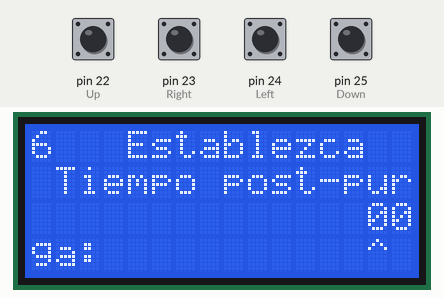
The sketch below on a simulated Arduino Mega 2560, built with avr-gcc and run on an emulated ATmega2560. On the bench: 16×4 character LCD. The test bench sets the inputs (shaded band); at power-on: pin 22 (Up), pin 23 (Right), pin 24 (Left), pin 25 (Down) LOW.

Above: at 1.2 s.
1.3 s: pin 22 (Up) pulled HIGH for 1 s
At 2.7 s:
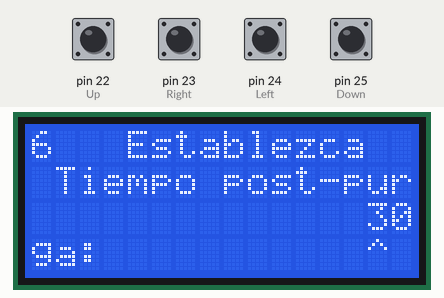
3.8 s: pin 23 (Right) pulled HIGH for 1 s
At 6.0 s:
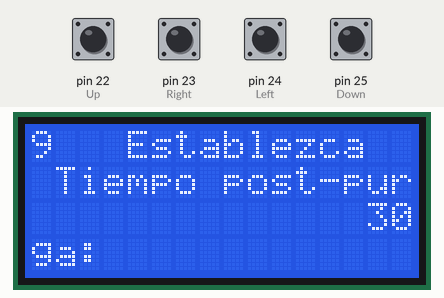
6.3 s: pin 23 (Right) pulled HIGH for 0.15 s
At 7.3 s:
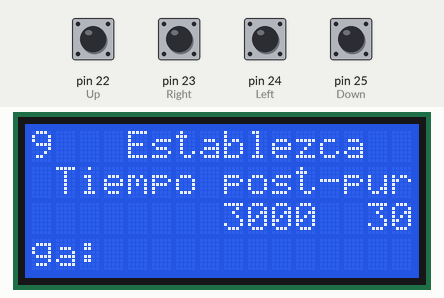
8.2 s: pin 23 (Right) pulled HIGH for 1 s
10.7 s: pin 24 (Left) pulled HIGH for 0.15 s
12.5 s: pin 24 (Left) pulled HIGH for 1 s
At 14.6 s:
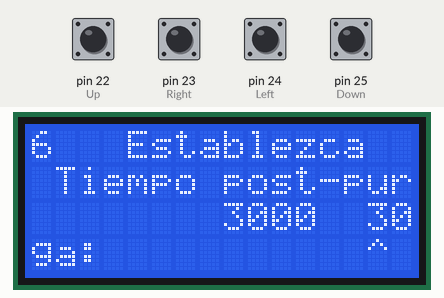
Timing chart, 0 to 16.0 s (numbered marks = the images above; inputs shaded):
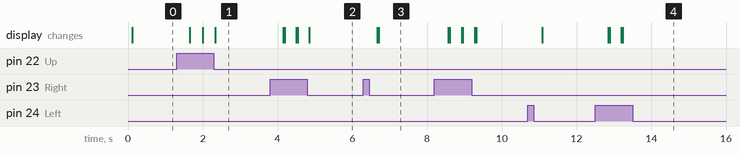

Measured:
- after the input at 1.3 s, the display: first changes after 0.35 s (image 1 shows a later state)
- after the input at 3.8 s, the display: first changes after 0.35 s (image 2 shows a later state)
- after the input at 6.3 s, the display: first changes after 0.36 s (image 3 shows a later state)
- after the input at 12.5 s, the display: first changes after 0.36 s (image 4 shows a later state)

The sketch:

TiempoPostPurga.ino
```cpp
#include  <Wire.h>//libreria necesaria para el funcionamiento del modulo
#include  <LiquidCrystal_I2C.h>//libreria para el modulo IC2 de La pantalla LCD
int Down = 25, Right = 23, Left = 24, Up = 22;//Pines entrada para lectura de pulsadores
int arTPP, abTPP, drTPP, izTPP;//Variables para la lectura de las Flehas panel frontal
int cXTpp;// contadores para el desplazamiento del cursor tiempo post-purga
int cTpp1, cTpp2, cTpp3, cTpp4;// contadores para almacenar los valores del tiempo de post-purga
int TiempoPostPurga[4];
LiquidCrystal_I2C lcd(0x27, 2, 1, 0, 4, 5, 6, 7, 3, POSITIVE);


void setup() {
  lcd.begin(16, 4);
  pinMode(Up, INPUT);
  pinMode(Left, INPUT);
  pinMode(Right, INPUT);
  pinMode(Down, INPUT);
  cXTpp = 5;

}

void loop() {

  izTPP = digitalRead(Left);
  drTPP = digitalRead(Right);
  lcd.setCursor(0, 0);
  lcd.print(cXTpp);
  //cTp1 = 0; cTp2 = 0; cTp3 = 0; cTp3 = 0;
  lcd.setCursor(4, 0);
  lcd.print("Establezca");
  lcd.setCursor(1, 1);
  lcd.print("Tiempo post-purga:");
  lcd.setCursor(10, 2);
  lcd.print(cTpp1);
  lcd.setCursor(11, 2);
  lcd.print(cTpp2);
  lcd.setCursor(12, 2);
  lcd.print(":");
  lcd.setCursor(13, 2);
  lcd.print(cTpp3);
  lcd.setCursor(14, 2);
  lcd.print(cTpp4);
  if (drTPP == HIGH) {
    cXTpp++;
    delay(300);
  }
  if (izTPP == HIGH) {
    cXTpp--;
    delay(300);
  }

  if (cXTpp < 6) {
    cXTpp = 6;
  }
  if (cXTpp == 6) {
    abTPP = digitalRead(Down);
    arTPP = digitalRead(Up);
    if (arTPP == HIGH) {
      cTpp1++;
      delay(300);
    }
    if (abTPP == HIGH) {
      cTpp1--;
      delay(300);
    }
    if (cTpp1 > 9) {
      cTpp1 = 9;
    }
    else if (cTpp1 < 1) {
      cTpp1 = 0;
    }
    TiempoPostPurga[0] = cTpp1;
    lcd.setCursor(cXTpp + 4, 2);
    lcd.print(cTpp1);
    lcd.setCursor(cXTpp + 4, 3);
    lcd.print("^    ");
  }
  else if (cXTpp == 7) {
    abTPP = digitalRead(Down);
    arTPP = digitalRead(Up);
    if (arTPP == HIGH) {
      cTpp2++;
      delay(300);
    }
    if (abTPP == HIGH) {
      cTpp2--;
      delay(300);
    }
    if (cTpp2 > 9) {
      cTpp2 = 9;
    }
    else if (cTpp2 < 1) {
      cTpp2 = 0;
    }
    TiempoPostPurga[1] = cTpp2;
    lcd.setCursor(cXTpp + 4, 2);
    lcd.print(cTpp2);
    lcd.setCursor(cXTpp + 3, 3);
    lcd.print(" ^   ");
  }
  else if (cXTpp == 8) {
    abTPP = digitalRead(Down);
    arTPP = digitalRead(Up);
    if (arTPP == HIGH) {
      cTpp3++;
      delay(300);
    }
    if (abTPP == HIGH) {
      cTpp3--;
      delay(300);
    }
    if (cTpp3 > 9) {
      cTpp3 = 9;
    }
    else if (cTpp3 < 1) {
      cTpp3 = 0;
    }
    TiempoPostPurga[2] = cTpp3;
    lcd.setCursor(cXTpp + 5, 2);
    lcd.print(cTpp3);
    lcd.setCursor(cXTpp + 2, 3);
    lcd.print("   ^ ");
  }
  else if (cXTpp == 9) {
    abTPP = digitalRead(Down);
    arTPP = digitalRead(Up);
    if (arTPP == HIGH) {
      cTpp4++;
      delay(300);
    }
    if (abTPP == HIGH) {
      cTpp4--;
      delay(300);
    }
    if (cTpp4 > 9) {
      cTpp4 = 9;
    }
    else if (cTpp4 < 1) {
      cTpp4 = 0;
    }
    TiempoPostPurga[3] = cTpp4;
    lcd.setCursor(cXTpp + 5, 2);
    lcd.print(cTpp4);
    lcd.setCursor(cXTpp + 1, 3);
    lcd.print("    ^");
  }
  if (cXTpp > 9) {
    cXTpp = 9;
    lcd.clear();
    lcd.setCursor(4, 2);
    lcd.print(TiempoPostPurga[0]);
    lcd.setCursor(5, 2);
    lcd.print(TiempoPostPurga[1]);
    lcd.setCursor(6, 2);
    lcd.print(TiempoPostPurga[2]);
    lcd.setCursor(7, 2);
    lcd.print(TiempoPostPurga[3]);
  }
}
```
